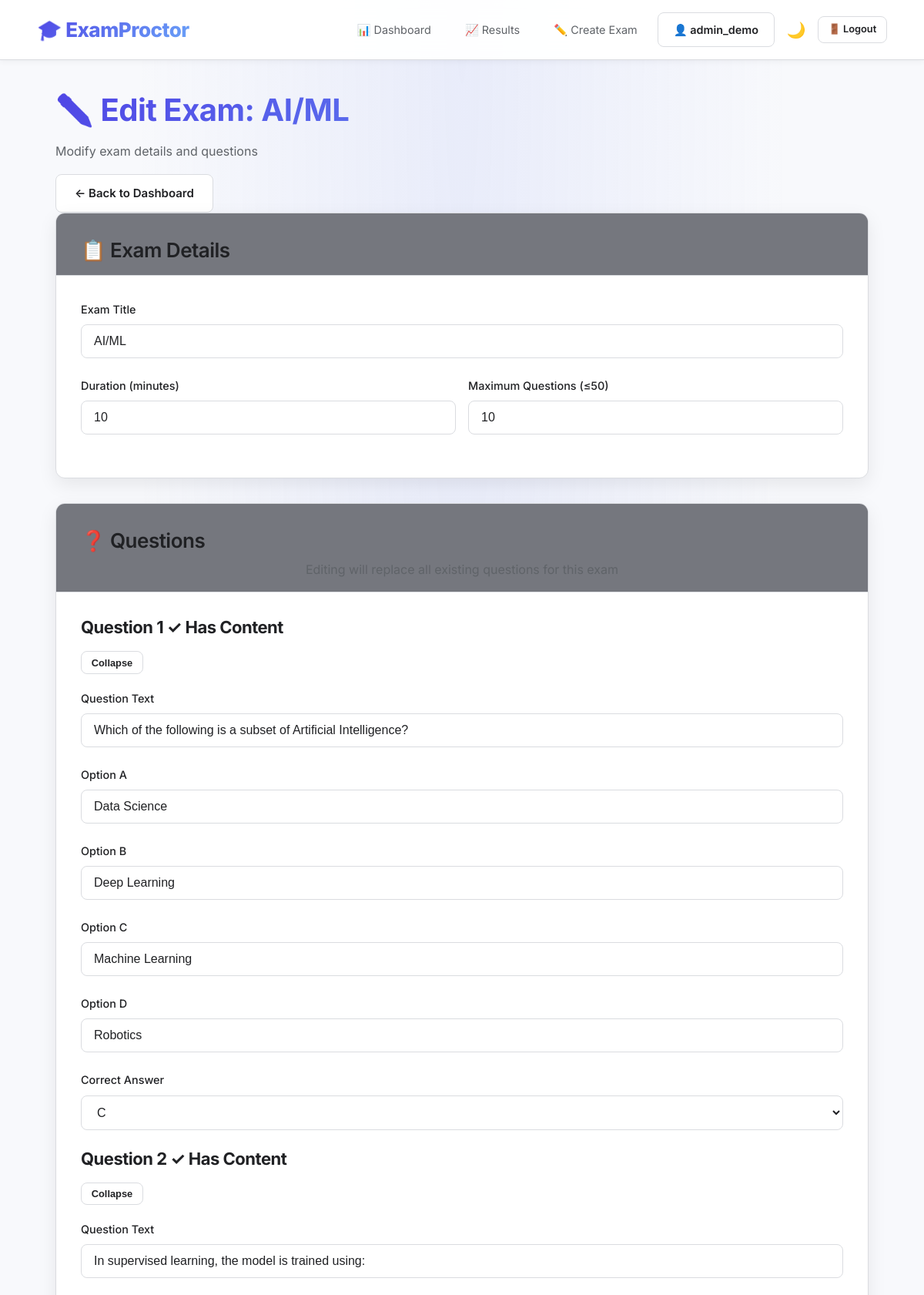
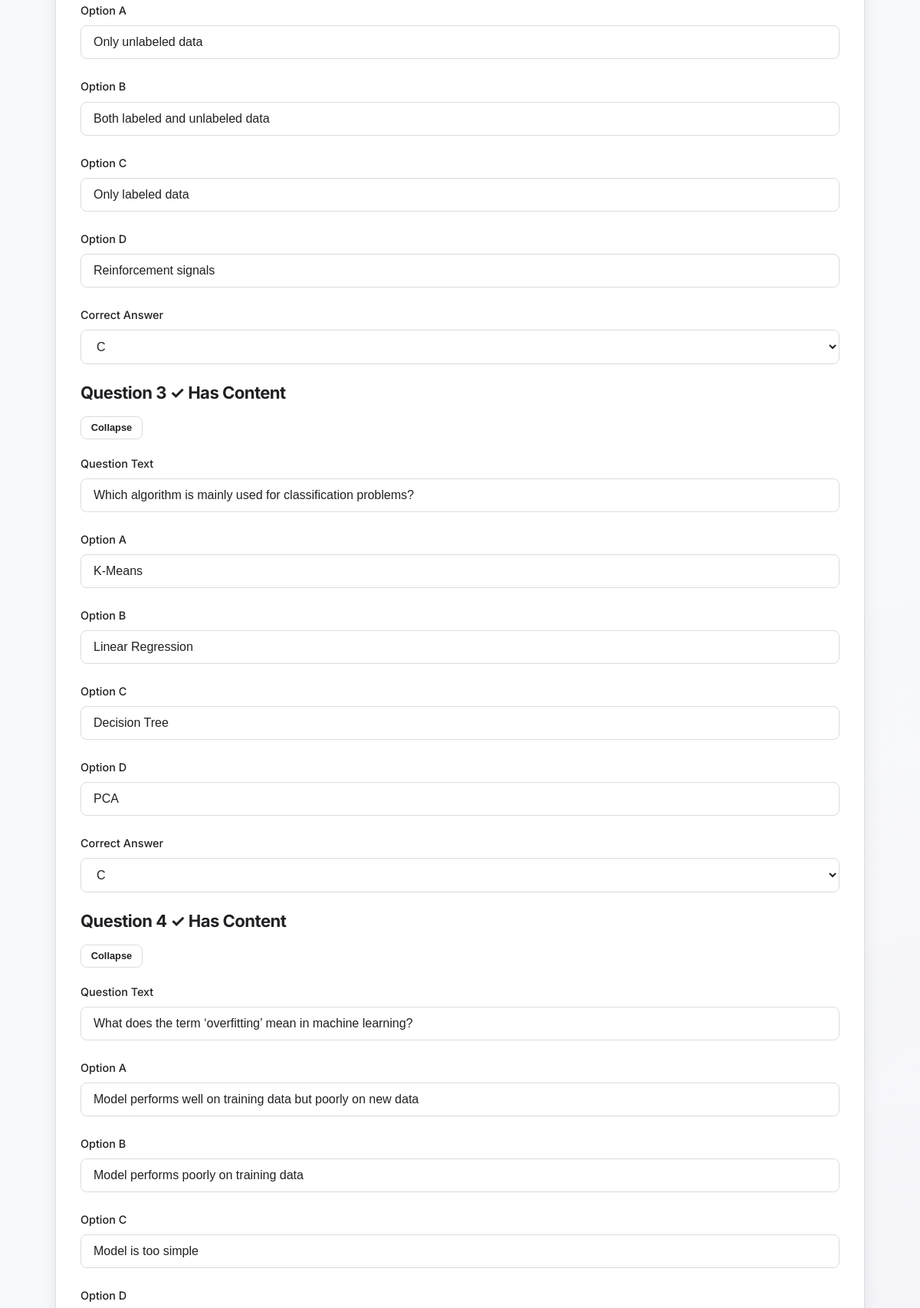
Page /admin/edit/2 (signed in, upper part) on the committed database (2 pictures, top to bottom).
### tables this page shows
CREATE TABLE exams (
        id INTEGER PRIMARY KEY AUTOINCREMENT,
        title TEXT NOT NULL,
        duration_minutes INTEGER NOT NULL,
        max_questions INTEGER NOT NULL DEFAULT 50
    );

CREATE TABLE questions (
        id INTEGER PRIMARY KEY AUTOINCREMENT,
        exam_id INTEGER NOT NULL,
        q_index INTEGER NOT NULL,
        question TEXT NOT NULL,
        option_a TEXT, option_b TEXT, option_c TEXT, option_d TEXT,
        correct TEXT,
        FOREIGN KEY(exam_id) REFERENCES exams(id)
    );

### app.py (the view, shortened to what this page needs)
@app.route("/admin/edit/<int:exam_id>", methods=["GET", "POST"])
def edit_exam(exam_id):
    if 'user_id' not in session or not session.get('is_admin'):
        return redirect(url_for("admin_login"))
    conn = get_conn(); cur = conn.cursor()
    cur.execute("SELECT * FROM exams WHERE id=?", (exam_id,))
    exam = cur.fetchone()
    if not exam:
        conn.close(); abort(404)
    cur.execute("SELECT * FROM questions WHERE exam_id=? ORDER BY q_index", (exam_id,))
    questions = cur.fetchall()
    conn.close()
    return render_template("edit_exam.html", exam=exam, questions=questions)

### models.py (called while the page is built)
def get_conn():
    conn = sqlite3.connect(DB)
    conn.row_factory = sqlite3.Row
    return conn

### templates/edit_exam.html (shortened to what this page needs)
{% extends "base.html" %}
{% block content %}
<div class="container">
  <div class="page-header">
    <h1>✏️ Edit Exam: {{ exam.title }}</h1>
    <p>Modify exam details and questions</p>
    <div class="action-buttons">
      <a href="{{ url_for('admin_dashboard') }}" class="btn secondary">
        ← Back to Dashboard
      </a>
    </div>
  </div>
  <form method="post" action="{{ url_for('edit_exam', exam_id=exam.id) }}">
    <div class="card mb-4">
      <div class="card-header">
        <h3 class="mb-0">📋 Exam Details</h3>
      </div>
      <div class="card-body">
        <div class="form-group">
          <label for="title">Exam Title</label>
          <input type="text" id="title" name="title" value="{{ exam.title }}" required placeholder="Enter exam title">
        </div>
        <div class="form-row">
          <div class="form-group">
            <label for="duration">Duration (minutes)</label>
            <input type="number" id="duration" name="duration" value="{{ exam.duration_minutes }}" required min="5" max="300">
          </div>
          <div class="form-group">
            <label for="max_questions">Maximum Questions (≤50)</label>
            <input type="number" id="max_questions" name="max_questions" value="{{ exam.max_questions }}" min="1" max="50" required>
          </div>
        </div>
      </div>
    </div>
    <div class="card mb-4">
      <div class="card-header">
        <h3 class="mb-0">❓ Questions</h3>
        <p class="small mb-0">Editing will replace all existing questions for this exam</p>
      </div>
      <div class="card-body">
        <div id="questions-container">
          {% for i in range(1, exam.max_questions + 1) %}
            {% set q = questions[i-1] if (questions|length) >= i else None %}
            <div class="question-block" data-question="{{ i }}">
              <div class="question-header">
                <h4>Question {{ i }}
                  {% if q %}
                    <span class="badge success">✓ Has Content</span>
                  {% else %}
                    <span class="badge secondary">Empty</span>
                  {% endif %}
                </h4>
                <button type="button" class="btn small secondary toggle-question" onclick="toggleQuestion({{ i }})">
                  <span class="toggle-text">{% if q %}Collapse{% else %}Expand{% endif %}</span>
                </button>
              </div>
              <div class="question-content" style="display: {% if q %}block{% else %}none{% endif %};">
                <div class="form-group">
                  <label for="q{{ i }}">Question Text</label>
                  <input type="text" id="q{{ i }}" name="q{{ i }}" placeholder="Enter your question here" value="{{ q.question if q else '' }}">
                </div>
                <div class="options-grid">
                  <div class="form-group">
                    <label for="a{{ i }}">Option A</label>
                    <input type="text" id="a{{ i }}" name="a{{ i }}" placeholder="Option A" value="{{ q.option_a if q else '' }}">
                  </div>
                  <div class="form-group">
                    <label for="b{{ i }}">Option B</label>
                    <input type="text" id="b{{ i }}" name="b{{ i }}" placeholder="Option B" value="{{ q.option_b if q else '' }}">
                  </div>
                  <div class="form-group">
                    <label for="c{{ i }}">Option C</label>
                    <input type="text" id="c{{ i }}" name="c{{ i }}" placeholder="Option C" value="{{ q.option_c if q else '' }}">
                  </div>
                  <div class="form-group">
                    <label for="d{{ i }}">Option D</label>
                    <input type="text" id="d{{ i }}" name="d{{ i }}" placeholder="Option D" value="{{ q.option_d if q else '' }}">
                  </div>
                </div>
                <div class="form-group">
                  <label for="corr{{ i }}">Correct Answer</label>
                  <select id="corr{{ i }}" name="corr{{ i }}">
                    <option value="C" {% if q and q.correct=='C' %}selected{% endif %}>C</option>
                  </select>
                </div>
              </div>
            </div>
          {% endfor %}
        </div>
      </div>
    </div>
  </form>
</div>
{% endblock %}

### static/css/auth.css (style rules this page uses)
.card-header { padding: 2rem 2rem 1rem; text-align: center; }
.card-header p { color: var(--text-secondary); font-size: 1rem; }
.card-body { padding: 2rem; }
.form-group { margin-bottom: 1.5rem; }
.form-group label { display: block; margin-bottom: 0.5rem; color: var(--text-primary); font-weight: 500; }

### rows in the picture
exams: title "AI/ML", duration "10", max_questions "10"
questions: question "Which of the following is a subset of Artificial Intelligence?", option_a "Data Science", option_b "Deep Learning", option_c "Machine Learning", option_d "Robotics", correct "C"
questions: question "In supervised learning, the model is trained using:", option_a "Only unlabeled data", option_b "Both labeled and unlabeled data", option_c "Only labeled data", option_d "Reinforcement signals", correct "C"
questions: question "Which algorithm is mainly used for classification problems?", option_a "K-Means", option_b "Linear Regression", option_c "Decision Tree", option_d "PCA", correct "C"
questions: question "What does the term ‘overfitting’ mean in machine learning?", option_a "Model performs well on training data but poorly on new data", option_b "Model performs poorly on training data", option_c "Model is too simple"

### other values in the picture
{{ session.username }} "admin_demo"
{{ i }} "1" "2" "3" "4"
